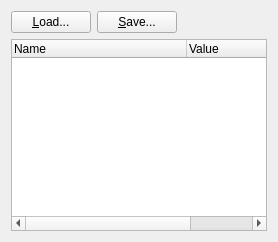
         <widget class="QWidget" name="configTab">
          <property name="sizePolicy">
           <sizepolicy hsizetype="Expanding" vsizetype="Expanding">
            <horstretch>0</horstretch>
            <verstretch>0</verstretch>
           </sizepolicy>
          </property>
          <attribute name="title">
           <string>Config</string>
          </attribute>
          <layout class="QVBoxLayout" name="verticalLayout_6">
           <item>
            <layout class="QHBoxLayout" name="horizontalLayout_4">
             <item>
              <widget class="QPushButton" name="loadConfig">
               <property name="text">
                <string>&amp;Load...</string>
               </property>
              </widget>
             </item>
             <item>
              <widget class="QPushButton" name="saveConfig">
               <property name="text">
                <string>&amp;Save...</string>
               </property>
              </widget>
             </item>
             <item>
              <spacer name="horizontalSpacer_3">
               <property name="orientation">
                <enum>Qt::Horizontal</enum>
               </property>
               <property name="sizeHint" stdset="0">
                <size>
                 <width>40</width>
                 <height>20</height>
                </size>
               </property>
              </spacer>
             </item>
            </layout>
           </item>
           <item>
            <widget class="QTreeWidget" name="configTree">
             <attribute name="headerDefaultSectionSize">
              <number>175</number>
             </attribute>
             <attribute name="headerMinimumSectionSize">
              <number>175</number>
             </attribute>
             <column>
              <property name="text">
               <string>Name</string>
              </property>
             </column>
             <column>
              <property name="text">
               <string>Value</string>
              </property>
             </column>
            </widget>
           </item>
          </layout>
         </widget>
